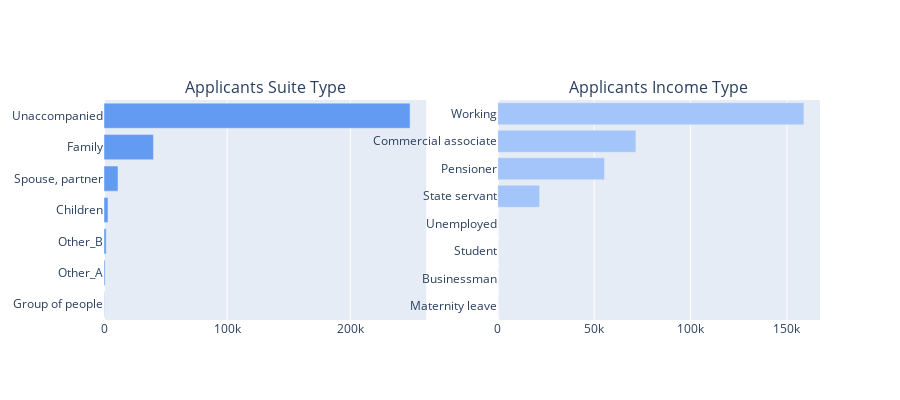

Notebook code for this chart:
### Code cell
tr1 = bar_hor(app_train, "NAME_TYPE_SUITE", "Distribution of NAME_TYPE_SUITE" ,"#639af2", w=700, lm=100, return_trace= True) # 世帯構成タイプの棒グラフ
tr2 = bar_hor(app_train, "NAME_INCOME_TYPE", "Distribution of NAME_INCOME_TYPE" ,"#a4c5f9", w=700, lm=100, return_trace = True) # 収入タイプの棒グラフ

fig = tools.make_subplots(rows=1, cols=2, print_grid=False, subplot_titles = ['Applicants Suite Type' , 'Applicants Income Type'])
fig.append_trace(tr1, 1, 1);
fig.append_trace(tr2, 1, 2);
fig['layout'].update(height=400, showlegend=False, margin=dict(l=100));
iplot(fig);

### Figure 1 — Plotly figure (JSON) as saved in the notebook; plotly's stock layout.template omitted (floating-point values rounded to 4 significant figures)
{"data": [{"marker": {"color": "#639af2"}, "orientation": "h", "type": "bar", "x": [271, 866, 1770, 3267, 11370, 40149, 248526], "xaxis": "x", "y": ["Group of people", "Other_A", "Other_B", "Children", "Spouse, partner", "Family", "Unaccompanied"], "yaxis": "y"}, {"marker": {"color": "#a4c5f9"}, "orientation": "h", "type": "bar", "x": [5, 10, 18, 22, 21703, 55362, 71617, 158774], "xaxis": "x2", "y": ["Maternity leave", "Businessman", "Student", "Unemployed", "State servant", "Pensioner", "Commercial associate", "Working"], "yaxis": "y2"}], "layout": {"annotations": [{"font": {"size": 16}, "showarrow": false, "text": "Applicants Suite Type", "x": 0.225, "xanchor": "center", "xref": "paper", "y": 1, "yanchor": "bottom", "yref": "paper"}, {"font": {"size": 16}, "showarrow": false, "text": "Applicants Income Type", "x": 0.775, "xanchor": "center", "xref": "paper", "y": 1, "yanchor": "bottom", "yref": "paper"}], "height": 400, "margin": {"l": 100}, "showlegend": false, "xaxis": {"anchor": "y", "domain": [0, 0.45]}, "xaxis2": {"anchor": "y2", "domain": [0.55, 1]}, "yaxis": {"anchor": "x", "domain": [0, 1]}, "yaxis2": {"anchor": "x2", "domain": [0, 1]}}}
